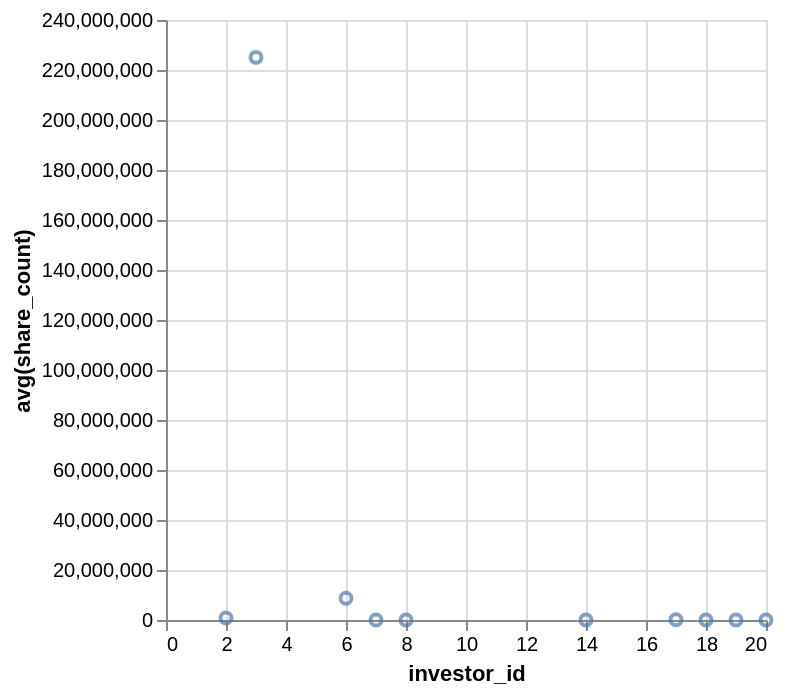

Vega-Lite specification for this chart:
### Vega-Lite specification from a JSON file in a GitHub repository (floating-point values rounded to 4 significant figures)
{"data": {"values": [{"x_data": 2, "y_data": 831668}, {"x_data": 3, "y_data": 225100000.0}, {"x_data": 6, "y_data": 8718572}, {"x_data": 7, "y_data": 1522}, {"x_data": 8, "y_data": 930}, {"x_data": 14, "y_data": 8040}, {"x_data": 17, "y_data": 96178}, {"x_data": 18, "y_data": 298}, {"x_data": 19, "y_data": 47971}, {"x_data": 20, "y_data": 0}]}, "mark": "point", "encoding": {"x": {"field": "x_data", "type": "quantitative", "title": "investor_id"}, "y": {"field": "y_data", "type": "quantitative", "title": "avg(share_count)"}}}
